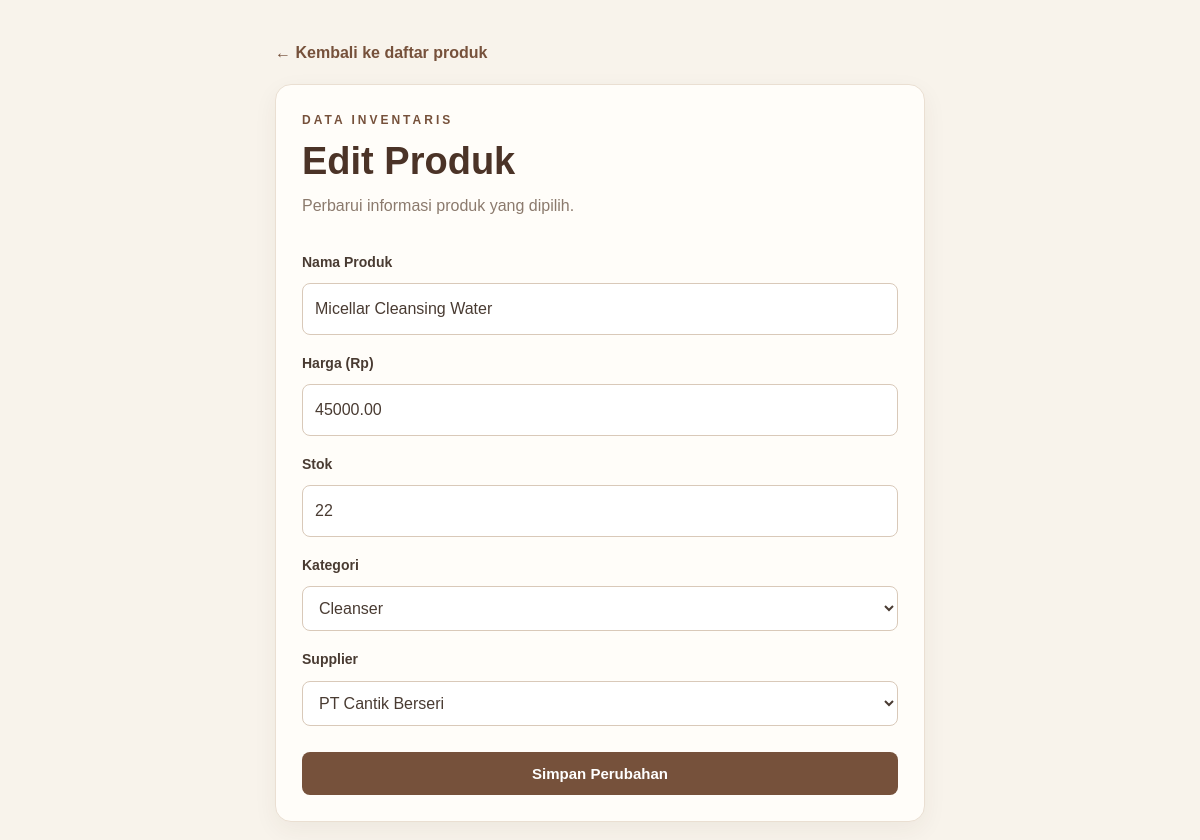
/edit.php?id=5, run on the app's committed database.
### tables this page shows
CREATE TABLE produk (
    id INT AUTO_INCREMENT PRIMARY KEY,
    nama VARCHAR(150) NOT NULL,
    harga DECIMAL(12,2) NOT NULL DEFAULT 0,
    stok INT NOT NULL DEFAULT 0,
    kategori_id INT NOT NULL,
    supplier_id INT NOT NULL,
    CONSTRAINT fk_produk_kategori
        FOREIGN KEY (kategori_id) REFERENCES kategori(id),
    CONSTRAINT fk_produk_supplier
        FOREIGN KEY (supplier_id) REFERENCES supplier(id)
);

CREATE TABLE kategori (
    id INT AUTO_INCREMENT PRIMARY KEY,
    nama VARCHAR(100) NOT NULL UNIQUE
);

CREATE TABLE supplier (
    id INT AUTO_INCREMENT PRIMARY KEY,
    nama VARCHAR(150) NOT NULL
);

### functions.php (called while the page is built, shortened)
<?php
function e(mixed $value): string
{
    return htmlspecialchars(
        (string) $value,
        ENT_QUOTES | ENT_SUBSTITUTE,
        'UTF-8'
    );
}

### edit.php (the view, shortened to what this page needs)
<?php
require_once __DIR__ . '/config/functions.php';
$pdo = Database::getInstance()->getConnection();
$id = filter_input(INPUT_GET, 'id', FILTER_VALIDATE_INT);
$stmt = $pdo->prepare("SELECT * FROM produk WHERE id = :id");
$stmt->execute(['id' => $id]);
$product = $stmt->fetch();
$kategori = $pdo->query(
    "SELECT id, nama FROM kategori ORDER BY nama"
)->fetchAll();
$supplier = $pdo->query(
    "SELECT id, nama FROM supplier ORDER BY nama"
)->fetchAll();
$nama = $product['nama'];
$harga = $product['harga'];
$stok = $product['stok'];
$kategoriId = $product['kategori_id'];
$supplierId = $product['supplier_id'];
?>
<!DOCTYPE html>
<html lang="id">
<head>
    <link rel="stylesheet" href="assets/style.css">
</head>
<body>
<main class="form-container">
    <a class="back-link" href="index.php">← Kembali ke daftar produk</a>
    <section class="panel form-panel">
        <p class="eyebrow">DATA INVENTARIS</p>
        <h1>Edit Produk</h1>
        <p class="subtitle">Perbarui informasi produk yang dipilih.</p>
        <form method="POST" action="edit.php?id=<?= e($id) ?>">
            <label for="nama">Nama Produk</label>
            <input id="nama" name="nama" maxlength="150" required
                   value="<?= e($nama) ?>">
            <label for="harga">Harga (Rp)</label>
            <input id="harga" name="harga" type="number"
                   min="0" max="9999999999.99" step="0.01" required
                   value="<?= e($harga) ?>">
            <label for="stok">Stok</label>
            <input id="stok" name="stok" type="number"
                   min="0" step="1" required value="<?= e($stok) ?>">
            <label for="kategori_id">Kategori</label>
            <select id="kategori_id" name="kategori_id" required>
                <?php foreach ($kategori as $item): ?>
                    <option value="<?= e($item['id']) ?>"
                        <?= (string) $kategoriId === (string) $item['id']
                            ? 'selected' : '' ?>>
                        <?= e($item['nama']) ?>
                    </option>
                <?php endforeach; ?>
            </select>
            <label for="supplier_id">Supplier</label>
            <select id="supplier_id" name="supplier_id" required>
                <?php foreach ($supplier as $item): ?>
                    <option value="<?= e($item['id']) ?>"
                        <?= (string) $supplierId === (string) $item['id']
                            ? 'selected' : '' ?>>
                        <?= e($item['nama']) ?>
                    </option>
                <?php endforeach; ?>
            </select>
            <button class="btn btn-primary btn-full" type="submit">
                Simpan Perubahan
            </button>
        </form>
    </section>
</main>
</body>
</html>

### style.css (style rules this page uses)
* { margin: 0; padding: 0; box-sizing: border-box; }
:root { --brown: #76513b; --brown-dark: #4b3327; --cream: #f8f3eb; --white: #fffdf9; --text: #493b32; --muted: #8b7a6d; --border: #eadfd2; }
body { min-height: 100vh; background: var(--cream); color: var(--text); font-family: Arial, Helvetica, sans-serif; line-height: 1.6; }
.eyebrow { color: var(--brown); font-size: 12px; font-weight: bold; letter-spacing: 3px; margin-bottom: 8px; }
h1 { color: var(--brown-dark); font-size: clamp(28px, 4vw, 38px); line-height: 1.25; }
.subtitle { color: var(--muted); margin-top: 8px; }
.panel { background: var(--white); border: 1px solid var(--border); border-radius: 16px; padding: 26px; box-shadow: 0 8px 24px rgba(75, 51, 39, 0.06); }
.btn { display: inline-block; border: 0; border-radius: 8px; padding: 10px 14px; font-size: 13px; font-weight: bold; font-family: inherit; text-decoration: none; cursor: pointer; transition: 0.2s; white-space: nowrap; }
.btn-primary { background: var(--brown); color: white; }
.form-container { width: min(650px, 92%); margin: 40px auto; }
.back-link { display: inline-block; margin-bottom: 18px; color: var(--brown); text-decoration: none; font-weight: bold; }
.form-panel form { display: flex; flex-direction: column; gap: 10px; margin-top: 25px; }
.form-panel label { font-size: 14px; font-weight: bold; margin-top: 7px; }
.form-panel input, .form-panel select { width: 100%; padding: 12px; border: 1px solid #d9c9b9; border-radius: 8px; background: white; color: var(--text); font: inherit; }
.btn-full { width: 100%; margin-top: 16px; padding: 13px; font-size: 15px; }

### data on the page
produk: nama "Micellar Cleansing Water", harga "45000.00", stok "22", kategori_id "Cleanser", supplier_id "PT Cantik Berseri"
